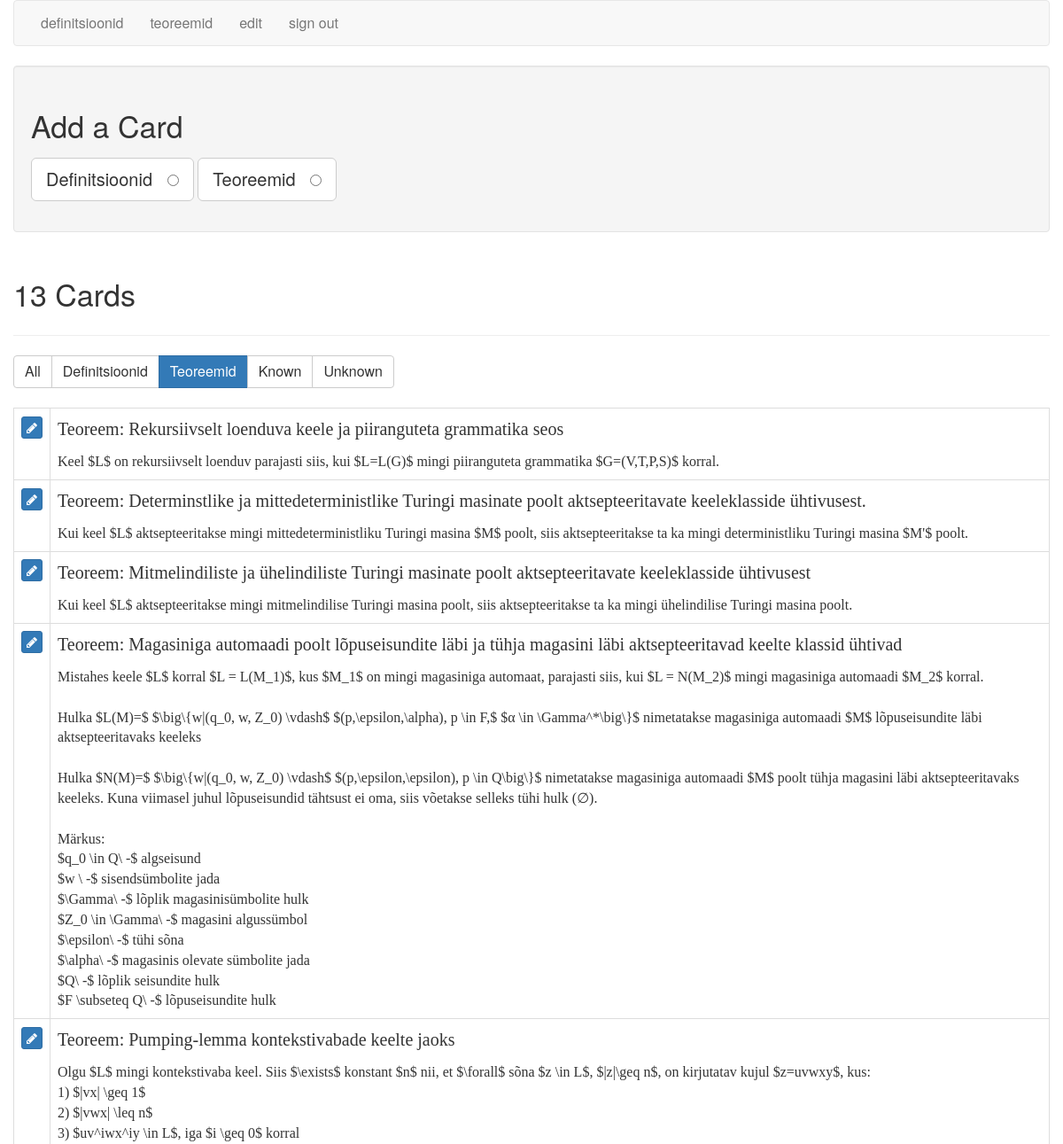
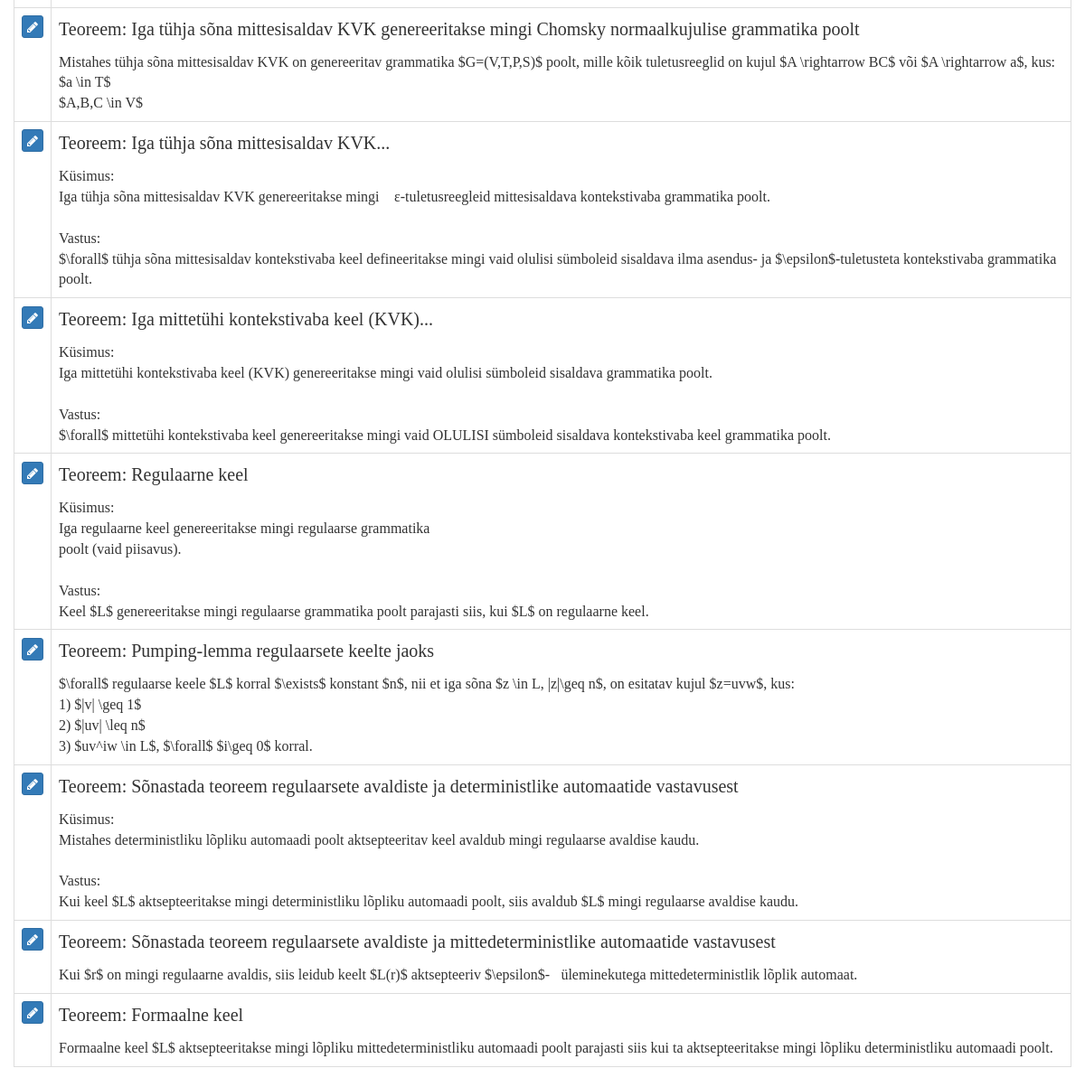
Page /filter_cards/code (signed in) on the committed database (2 pictures, top to bottom).
### tables this page shows
CREATE TABLE cards (
  id integer primary key autoincrement,
  type tinyint not null, /* 1 for vocab, 2 for code */
  front text not null,
  back text not null,
  known boolean default 0
);

### flash_cards.py (the view)
@app.route('/filter_cards/<filter_name>')
def filter_cards(filter_name):
    if not session.get('logged_in'):
        return redirect(url_for('login'))
    filters = {
        "all": "where 1 = 1",
        "general": "where type = 1",
        "code": "where type = 2",
        "known": "where known = 1",
        "unknown": "where known = 0",
    }
    query = filters.get(filter_name)
    if not query:
        return redirect(url_for('cards'))
    db = get_db()
    fullquery = "SELECT id, type, front, back, known FROM cards " + query + " ORDER BY id DESC"
    cur = db.execute(fullquery)
    cards = cur.fetchall()
    return render_template('cards.html', cards=cards, filter_name=filter_name)

### flash_cards.py (called while the page is built)
def connect_db():
    rv = sqlite3.connect(app.config['DATABASE'])
    rv.row_factory = sqlite3.Row
    return rv

def get_db():
    if not hasattr(g, 'sqlite_db'):
        g.sqlite_db = connect_db()
    return g.sqlite_db

### templates/cards.html (shortened to what this page needs)
{% extends "layout.html" %}
{% block body %}
    <div class="well editPanel">
        <h2>Add a Card</h2>
        <form action="{{ url_for('add_card') }}" method="post" class="cardForm">
            <div class="form-group">
                <label for="general" class="toggleButton btn btn-default btn-lg">Definitsioonid &nbsp;
                    <input type="radio" name="type" value="1" id="general"/>
                </label>
                <label for="code" class="toggleButton btn btn-default btn-lg">Teoreemid &nbsp;
                    <input type="radio" name="type" value="2" id="code"/>
                </label>
            </div>
        </form>
    </div>
    <div class="page-header">
        <h2>{{ cards|length }} Card{{ '' if (cards|length == 1) else 's' }}</h2>
    </div>
    <div class="btn-group btn-group-md" role="group" aria-label="filters">
        <a href="{{ url_for('filter_cards', filter_name="all") }}"
           class="btn btn-{{ "primary" if filter_name == "all" else "default" }}">All</a>
        <a href="{{ url_for('filter_cards', filter_name="general") }}"
           class="btn btn-{{ "primary" if filter_name == "general" else "default" }}">Definitsioonid</a>
        <a href="{{ url_for('filter_cards', filter_name="code") }}"
           class="btn btn-{{ "primary" if filter_name == "code" else "default" }}">Teoreemid</a>
        <a href="{{ url_for('filter_cards', filter_name="known") }}"
           class="btn btn-{{ "primary" if filter_name == "known" else "default" }}">Known</a>
        <a href="{{ url_for('filter_cards', filter_name="unknown") }}"
           class="btn btn-{{ "primary" if filter_name == "unknown" else "default" }}">Unknown</a>
    </div>
    <br/>
    <br/>
    <table class="table table-bordered">
        {% for card in cards %}
            <tr>
                <td>
                    <a href="{{ url_for('edit', card_id=card.id) }}" class="btn btn-xs btn-primary"><i
                            class="fa fa-pencil" aria-hidden="true"></i></a>
                </td>
                <td class="cardContent">
                    <h4>
                        {% if card.type == 1 %}
                            {{ card.front }}
                        {% else %}
                            Teoreem:&nbsp;{{ card.front }}
                        {% endif %}
                    </h4>
                    {{ card.back|replace("\n", "<br />")|safe }}
                </td>
            </tr>
        {% else %}
            <tr>
                <td>
                    <em>No cards to show.</em>
                </td>
            </tr>
        {% endfor %}
    </table>
{% endblock %}

### static/style.css (style rules this page uses)
.cardContent, h4 { font-family: Georgia, "Times New Roman", Times, serif; }
.cardContent h4 { margin-top: 0; }

### rows in the picture
cards: front "Rekursiivselt loenduva keele ja piiranguteta grammatika seos", back "Keel $L$ on rekursiivselt loenduv parajasti siis, kui $L=L(G)$ mingi piiranguteta grammatika $G=(V,T,P,S)$ korral."
cards: front "Determinstlike ja mittedeterministlike Turingi masinate poolt aktsepteeritavate keeleklasside ühtivusest.", back "Kui keel $L$ aktsepteeritakse mingi mittedeterministliku Turingi masina $M$ poolt, siis aktsepteeritakse ta ka mingi deterministliku Turingi masina $M'$ poolt."
cards: front "Mitmelindiliste ja ühelindiliste Turingi masinate poolt aktsepteeritavate keeleklasside ühtivusest", back "Kui keel $L$ aktsepteeritakse mingi mitmelindilise Turingi masina poolt, siis aktsepteeritakse ta ka mingi ühelindilise Turingi masina poolt."
cards: front "Magasiniga automaadi poolt lõpuseisundite läbi ja tühja magasini läbi aktsepteeritavad keelte klassid ühtivad", back "Mistahes keele $L$ korral $L = L(M_1)$, kus $M_1$ on mingi magasiniga automaat, parajasti siis, kui $L = N(M_2)$ mingi magasiniga automaadi $M_2$ korral. Hulka $L(M)=$ $\\big\\{w|(q_0, w, Z_0) \\vdash$ $(p,\\epsilon,\\alpha), p \\in F,$ $α \\in \\Gamma^*\\big\\}$ nimetatakse magasiniga automaadi $M$ lõpuseisundite läbi aktsepteeritavaks keeleks Hulka $N(M)=$ $\\big\\{w|(q_0, w, Z_0) \\vdash$ $(p,\\epsilon,\\epsilon), p \\in Q\\big\\}$ nimetatakse magasiniga automaadi $M$ poolt tühja magasini läbi aktsepteeritavaks keeleks. Kuna viimasel juhul lõpuseisundid tähtsust ei oma, siis võetakse selleks tühi hulk (∅). Märkus: $q_0 \\in Q\\ -$ algseisund $w \\ -$ sisendsümbolite jada $\\Gamma\\ -$ lõplik magasinisümbolite…"
cards: front "Pumping-lemma kontekstivabade keelte jaoks", back "Olgu $L$ mingi kontekstivaba keel. Siis $\\exists$ konstant $n$ nii, et $\\forall$ sõna $z \\in L$, $|z|\\geq n$, on kirjutatav kujul $z=uvwxy$, kus: 1) $|vx| \\geq 1$ 2) $|vwx| \\leq n$ 3) $uv^iwx^iy \\in L$, iga $i \\geq 0$ korral"
cards: front "Iga tühja sõna mittesisaldav KVK genereeritakse mingi Chomsky normaalkujulise grammatika poolt", back "Mistahes tühja sõna mittesisaldav KVK on genereeritav grammatika $G=(V,T,P,S)$ poolt, mille kõik tuletusreeglid on kujul $A \\rightarrow BC$ või $A \\rightarrow a$, kus: $a \\in T$ $A,B,C \\in V$"
cards: front "Iga tühja sõna mittesisaldav KVK...", back "Küsimus: Iga tühja sõna mittesisaldav KVK genereeritakse mingi \u000fε-tuletusreegleid mittesisaldava kontekstivaba grammatika poolt. Vastus: $\\forall$ tühja sõna mittesisaldav kontekstivaba keel defineeritakse mingi vaid olulisi sümboleid sisaldava ilma asendus- ja $\\epsilon$-tuletusteta kontekstivaba grammatika poolt."
cards: front "Iga mittetühi kontekstivaba keel (KVK)...", back "Küsimus: Iga mittetühi kontekstivaba keel (KVK) genereeritakse mingi vaid olulisi sümboleid sisaldava grammatika poolt. Vastus: $\\forall$ mittetühi kontekstivaba keel genereeritakse mingi vaid OLULISI sümboleid sisaldava kontekstivaba keel grammatika poolt."
cards: front "Regulaarne keel", back "Küsimus: Iga regulaarne keel genereeritakse mingi regulaarse grammatika poolt (vaid piisavus). Vastus: Keel $L$ genereeritakse mingi regulaarse grammatika poolt parajasti siis, kui $L$ on regulaarne keel."
cards: front "Pumping-lemma regulaarsete keelte jaoks", back "$\\forall$ regulaarse keele $L$ korral $\\exists$ konstant $n$, nii et iga sõna $z \\in L, |z|\\geq n$, on esitatav kujul $z=uvw$, kus: 1) $|v| \\geq 1$ 2) $|uv| \\leq n$ 3) $uv^iw \\in L$, $\\forall$ $i\\geq 0$ korral."
cards: front "Sõnastada teoreem regulaarsete avaldiste ja deterministlike automaatide vastavusest", back "Küsimus: Mistahes deterministliku lõpliku automaadi poolt aktsepteeritav keel avaldub mingi regulaarse avaldise kaudu. Vastus: Kui keel $L$ aktsepteeritakse mingi deterministliku lõpliku automaadi poolt, siis avaldub $L$ mingi regulaarse avaldise kaudu."
cards: front "Sõnastada teoreem regulaarsete avaldiste ja mittedeterministlike automaatide vastavusest", back "Kui $r$ on mingi regulaarne avaldis, siis leidub keelt $L(r)$ aktsepteeriv $\\epsilon$-\u000füleminekutega mittedeterministlik lõplik automaat."
cards: front "Formaalne keel", back "Formaalne keel $L$ aktsepteeritakse mingi lõpliku mittedeterministliku automaadi poolt parajasti siis kui ta aktsepteeritakse mingi lõpliku deterministliku automaadi poolt."

### other values in the picture
{{ cards|length }} "13"
{{ '' if (cards|length == 1) else 's' }} "s"
